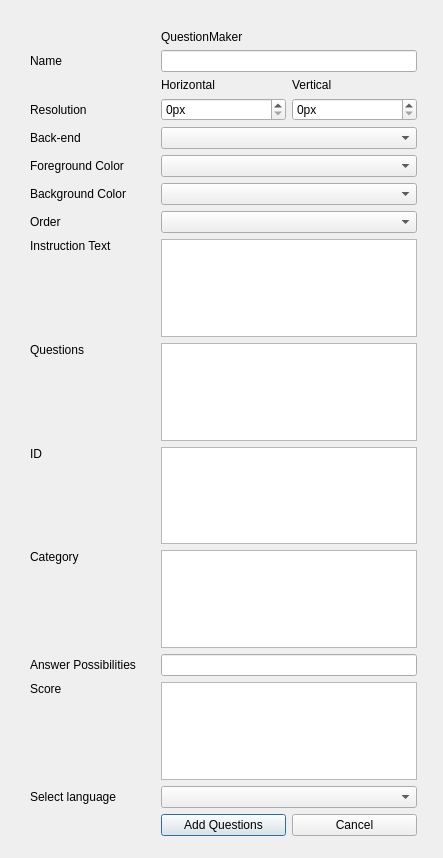
<?xml version="1.0" encoding="UTF-8"?>
<ui version="4.0">
 <class>Dialog</class>
 <widget class="QDialog" name="Dialog">
  <property name="geometry">
   <rect>
    <x>0</x>
    <y>0</y>
    <width>443</width>
    <height>858</height>
   </rect>
  </property>
  <property name="windowTitle">
   <string>Dialog</string>
  </property>
  <widget class="QWidget" name="layoutWidget">
   <property name="geometry">
    <rect>
     <x>30</x>
     <y>30</y>
     <width>387</width>
     <height>806</height>
    </rect>
   </property>
   <layout class="QGridLayout" name="gridLayout">
    <item row="11" column="0" alignment="Qt::AlignTop">
     <widget class="QLabel" name="idLabel">
      <property name="text">
       <string>ID</string>
      </property>
     </widget>
    </item>
    <item row="1" column="0">
     <widget class="QLabel" name="nameLabel">
      <property name="text">
       <string>Name</string>
      </property>
     </widget>
    </item>
    <item row="1" column="1" colspan="2">
     <widget class="QLineEdit" name="nameLineEdit"/>
    </item>
    <item row="5" column="0">
     <widget class="QLabel" name="fgColorLabel">
      <property name="text">
       <string>Foreground Color</string>
      </property>
     </widget>
    </item>
    <item row="17" column="1">
     <widget class="QPushButton" name="addQuestionButton">
      <property name="text">
       <string>Add Questions</string>
      </property>
     </widget>
    </item>
    <item row="2" column="1">
     <widget class="QLabel" name="resolutionHorizontalLabel">
      <property name="text">
       <string>Horizontal</string>
      </property>
     </widget>
    </item>
    <item row="2" column="2">
     <widget class="QLabel" name="resolutionVerticalLabel">
      <property name="text">
       <string>Vertical</string>
      </property>
     </widget>
    </item>
    <item row="10" column="0" alignment="Qt::AlignTop">
     <widget class="QLabel" name="questionLabel">
      <property name="text">
       <string>Questions</string>
      </property>
     </widget>
    </item>
    <item row="14" column="0" alignment="Qt::AlignTop">
     <widget class="QLabel" name="scoreLabel">
      <property name="text">
       <string>Score</string>
      </property>
     </widget>
    </item>
    <item row="7" column="0">
     <widget class="QLabel" name="orderLabel">
      <property name="text">
       <string>Order</string>
      </property>
     </widget>
    </item>
    <item row="6" column="1" colspan="2">
     <widget class="QComboBox" name="bgColorComboBox"/>
    </item>
    <item row="4" column="1" colspan="2">
     <widget class="QComboBox" name="backendComboBox"/>
    </item>
    <item row="15" column="1" colspan="2">
     <widget class="QComboBox" name="languageComboBox"/>
    </item>
    <item row="3" column="2">
     <widget class="QSpinBox" name="resolutionVerticalSpinBox">
      <property name="suffix">
       <string>px</string>
      </property>
      <property name="maximum">
       <number>10000</number>
      </property>
     </widget>
    </item>
    <item row="3" column="1">
     <widget class="QSpinBox" name="resolutionHorizontalSpinBox">
      <property name="suffix">
       <string>px</string>
      </property>
      <property name="maximum">
       <number>10000</number>
      </property>
     </widget>
    </item>
    <item row="3" column="0">
     <widget class="QLabel" name="resolutionLabel">
      <property name="text">
       <string>Resolution</string>
      </property>
     </widget>
    </item>
    <item row="4" column="0">
     <widget class="QLabel" name="backendLabel">
      <property name="text">
       <string>Back-end</string>
      </property>
     </widget>
    </item>
    <item row="8" column="0" alignment="Qt::AlignTop">
     <widget class="QLabel" name="instructionLabel">
      <property name="text">
       <string>Instruction Text</string>
      </property>
     </widget>
    </item>
    <item row="5" column="1" colspan="2">
     <widget class="QComboBox" name="fgColorComboBox"/>
    </item>
    <item row="7" column="1" colspan="2">
     <widget class="QComboBox" name="orderComboBox"/>
    </item>
    <item row="0" column="1">
     <widget class="QLabel" name="label">
      <property name="text">
       <string>QuestionMaker</string>
      </property>
     </widget>
    </item>
    <item row="17" column="2">
     <widget class="QPushButton" name="cancelButton">
      <property name="text">
       <string>Cancel</string>
      </property>
     </widget>
    </item>
    <item row="6" column="0">
     <widget class="QLabel" name="bgColorLabel">
      <property name="text">
       <string>Background Color</string>
      </property>
     </widget>
    </item>
    <item row="12" column="0" alignment="Qt::AlignTop">
     <widget class="QLabel" name="categoryLabel">
      <property name="text">
       <string>Category</string>
      </property>
     </widget>
    </item>
    <item row="15" column="0">
     <widget class="QLabel" name="languageLabel">
      <property name="text">
       <string>Select language</string>
      </property>
     </widget>
    </item>
    <item row="13" column="0">
     <widget class="QLabel" name="answerLabel">
      <property name="text">
       <string>Answer Possibilities</string>
      </property>
     </widget>
    </item>
    <item row="13" column="1" colspan="2">
     <widget class="QLineEdit" name="answerLineEdit"/>
    </item>
    <item row="8" column="1" colspan="2">
     <widget class="QPlainTextEdit" name="instructionPlainTextEdit"/>
    </item>
    <item row="10" column="1" colspan="2">
     <widget class="QPlainTextEdit" name="questionPlainTextEdit"/>
    </item>
    <item row="11" column="1" colspan="2">
     <widget class="QPlainTextEdit" name="idPlainTextEdit"/>
    </item>
    <item row="12" column="1" colspan="2">
     <widget class="QPlainTextEdit" name="categoryPlainTextEdit"/>
    </item>
    <item row="14" column="1" colspan="2">
     <widget class="QPlainTextEdit" name="scorePlainTextEdit"/>
    </item>
   </layout>
  </widget>
 </widget>
 <resources/>
 <connections/>
</ui>
